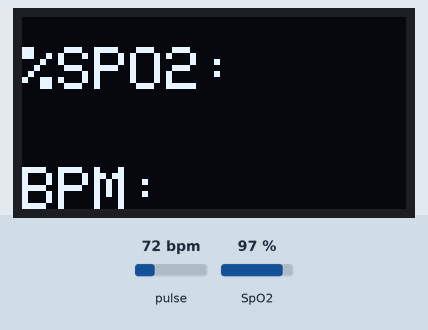
Simulated run of this sketch. Board: ESP32. On the bench: 128×64 one-colour display. The test bench sets the inputs (shaded band); at power-on: pulse 72 bpm, SpO2 97 %. WiFi joins after 1.5 s; servers stay silent unless stated; the display library's start-up logo is not drawn; random numbers use the default seed unless the sketch sets one; no MQTT or app messages arrive unless stated; what the sketch prints to the serial monitor is not drawn.

Above: at 7.8 s.
7.9 s: pulse set to 42 bpm
At 13.0 s:
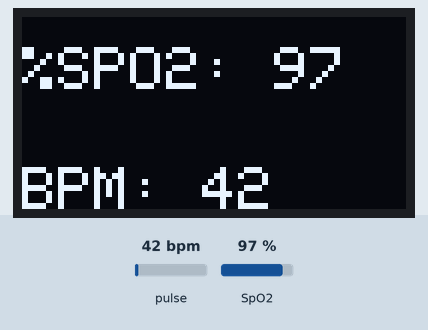
Timing chart, 0 to 14.5 s (numbered marks = the images above; inputs shaded):
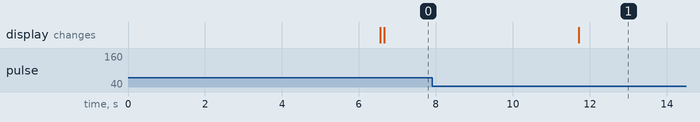

The sketch:

esp32_main.ino
```cpp
#include <SPI.h>
#include <Wire.h>
#include <Adafruit_GFX.h>
#include <Adafruit_SSD1306.h>

#include "MAX30105.h"
#include "pulse_oximeter_sensor.h"
#include "wifi_connector.h"
#include "mqtt_publisher.h"

#define SCREEN_WIDTH 128
#define SCREEN_HEIGHT 64

#define OLED_MOSI   23
#define OLED_CLK    18
#define OLED_DC     16
#define OLED_RESET  17
#define OLED_CS     5 // Nope.

Adafruit_SSD1306 display(SCREEN_WIDTH, SCREEN_HEIGHT,
                         OLED_MOSI, OLED_CLK, OLED_DC, OLED_RESET, OLED_CS);

MAX30105 particleSensor;

int test1 = 5;

void setup() {
  // put your setup code here, to run once:
  Serial.begin(115200);

  configure_network();
  configure_mqtt_connection();

  Serial.println(F("Initializing..."));

 if (!display.begin(SSD1306_SWITCHCAPVCC)) {
    Serial.println(F("SSD1306 allocation failed"));
    for (;;);
  }

  // initialize sensor
  if (!particleSensor.begin(Wire, I2C_SPEED_FAST)) {
     Serial.println(F("MAX30102 was not found. Please check wiring/power. "));
  }

  configure_display();
  configure_max3010x_sensor();
  configure_spo2_measuring_variables();
}

void loop() {
  print_on_display();

  long irValue = particleSensor.getIR();
  client.loop();

  if (validSPO2 == 0 || validHeartRate == 0) {
    process_spo2(particleSensor);
  }

  if (irValue < 50000 && validSPO2 == 1 && validHeartRate == 1 && test1 > 0) {
   Serial.print(irValue);
   Serial.println(" => Send measurements");
   publish_values(spo2, heartRate);
   test1 = test1 - 1;
  }
}

void configure_max3010x_sensor() {
  // Configure sensor with default settings
  particleSensor.setup();
  particleSensor.setPulseAmplitudeRed(0x0A);
  particleSensor.setPulseAmplitudeGreen(0);
}

void configure_display() {
  display.display();
  display.clearDisplay();

  display.setTextSize(1);
  display.setTextColor(SSD1306_WHITE);
  display.setCursor(20, 30);
  display.println(F("Place your index finger on the sensor with steady pressure."));
  display.display();
  display.setTextSize(2);
  display.clearDisplay();
}

void configure_spo2_measuring_variables() {
  byte ledBrightness = 60; //Options: 0=Off to 255=50mA
  byte sampleAverage = 4; //Options: 1, 2, 4, 8, 16, 32
  byte ledMode = 2; //Options: 1 = Red only, 2 = Red + IR, 3 = Red + IR + Green
  byte sampleRate = 100; //Options: 50, 100, 200, 400, 800, 1000, 1600, 3200
  int pulseWidth = 411; //Options: 69, 118, 215, 411
  int adcRange = 4096; //Options: 2048, 4096, 8192, 16384

  //Configure sensor with these settings
  particleSensor.setup(ledBrightness, sampleAverage, ledMode, sampleRate, pulseWidth, adcRange);
}

void print_spo2() {
  display.setCursor(0, 10);
  display.print(F("%SPO2: "));

  if (validSPO2 == 1) {
    display.print(spo2);
  }
}

void print_bpm() {
  display.setCursor(0, 50);
  display.print(F("BPM: "));

  if (validHeartRate == 1) {
    display.print(heartRate);
  }

}

void print_on_display() {
  display.clearDisplay();

  print_spo2();
  print_bpm();

  display.display();
}
```

mqtt_publisher.h
```cpp
#include <PubSubClient.h>
#include <ArduinoJson.h>

const char* mqtt_broker = "broker.hivemq.com";
const int mqtt_port = 1883;

#define TOPIC "monitoring/devices/device-01"

WiFiClient espClient;
PubSubClient client(espClient);

void reconnect() {
  while(!client.connected()) {
    if (client.connect("ESP32Client")) {
      Serial.println("Reconnected");
    } else {
      Serial.print("failed, rc=");
      Serial.print(client.state());
      Serial.println(" try again in 5 seconds");
      // Wait 5 seconds before retrying
      delay(5000);
    }
  }
}

void configure_mqtt_connection() {
  Serial.println(F("Connect to MQTT broker"));

  client.setServer(mqtt_broker, mqtt_port);
  while (!client.connected()) {
    Serial.print("Connecting to MQTT...");

    String clientName = "ESP8266Client-";
    clientName += String(random(0xffff), HEX);

    WiFi.mode(WIFI_STA);

    delay(5000);

    if (client.connect(clientName.c_str())) {
      Serial.println("connected");
    } else {
      Serial.print("failed with state ");
      Serial.println(client.state());
      delay(2000);
    }
  }

    client.loop();

  Serial.print(client.state());
  Serial.println(F(" - Connected"));
}

/*
 * https://techtutorialsx.com/2017/04/29/esp32-sending-json-messages-over-mqtt/
 * https://arduinojson.org/v6/api/jsonobject/
 */
void publish_values(int32_t spo2, int32_t heartRate) {
    DynamicJsonDocument doc(300);
    doc["spo2"] = spo2;
    doc["bpm"] = heartRate;

    String json;
    serializeJson(doc, json);

    Serial.println("Sending message to MQTT topic...");
    Serial.println(json);

    if (!client.connected()) {
      Serial.print("Client is not connected: state = ");
      Serial.println(client.state());
      reconnect();
    }

    client.loop();

    if (client.publish(TOPIC, json.c_str()) == true) {
        Serial.println("Success sending message!");
    } else {
        Serial.println("Error sending message");
    }
}
```

pulse_oximeter_sensor.h
```cpp
#include "spo2_algorithm.h"

#define MAX_BRIGHTNESS 255

#if defined(__AVR_ATmega328P__) || defined(__AVR_ATmega168__)
//Arduino Uno doesn't have enough SRAM to store 100 samples of IR led data and red led data in 32-bit format
//To solve this problem, 16-bit MSB of the sampled data will be truncated. Samples become 16-bit data.
uint16_t irBuffer[100]; //infrared LED sensor data
uint16_t redBuffer[100];  //red LED sensor data
#else
uint32_t irBuffer[100]; //infrared LED sensor data
uint32_t redBuffer[100];  //red LED sensor data
#endif

int32_t bufferLength; //data length
int32_t spo2; //SPO2 value
int8_t validSPO2; //indicator to show if the SPO2 calculation is valid
int32_t heartRate; //heart rate value
int8_t validHeartRate; //indicator to show if the heart rate calculation is valid

// debug purpose
void serial_print_processed_so2() {
      Serial.print(F("HR= "));
      Serial.print(heartRate, DEC);

      Serial.print(F(", SPO2="));
      Serial.print(spo2, DEC);

      Serial.print(F(", SPO2Valid="));
      Serial.println(validSPO2, DEC);
}

void process_spo2(MAX30105 particleSensor) {
  bufferLength = 100; //buffer length of 100 stores 4 seconds of samples running at 25sps
    for (byte i = 0 ; i < bufferLength ; i++)
  {
    while (particleSensor.available() == false) //do we have new data?
      particleSensor.check(); //Check the sensor for new data

    redBuffer[i] = particleSensor.getRed();
    irBuffer[i] = particleSensor.getIR();

    //We're finished with this sample so move to next sample
    particleSensor.nextSample();
  }

  //calculate heart rate and SpO2 after first 100 samples (first 4 seconds of samples)
  maxim_heart_rate_and_oxygen_saturation(irBuffer, bufferLength, redBuffer, &spo2, &validSPO2, &heartRate, &validHeartRate);

  //dumping the first 25 sets of samples in the memory and shift the last 75 sets of samples to the top
  for (byte i = 25; i < 100; i++)
  {
    redBuffer[i - 25] = redBuffer[i];
    irBuffer[i - 25] = irBuffer[i];
  }

    //take 25 sets of samples before calculating the heart rate.
    for (byte i = 75; i < 100; i++)
    {
      while (particleSensor.available() == false) //do we have new data?
        particleSensor.check(); //Check the sensor for new data


      redBuffer[i] = particleSensor.getRed();
      irBuffer[i] = particleSensor.getIR();
      particleSensor.nextSample(); //We're finished with this sample so move to next sample
    }

    //After gathering 25 new samples recalculate HR and SP02
    maxim_heart_rate_and_oxygen_saturation(irBuffer, bufferLength, redBuffer, &spo2, &validSPO2, &heartRate, &validHeartRate);

    serial_print_processed_so2();
}
```

wifi_connector.h
```cpp
// https://www.upesy.com/blogs/tutorials/how-to-connect-wifi-acces-point-with-esp32
#include <WiFi.h>

// replace with your network & its credentials
const char* ssid = "";
const char* password = "";

void configure_network() {
    WiFi.begin(ssid, password);
    Serial.println(F("Connecting..."));

    while(WiFi.status() != WL_CONNECTED){
        Serial.print(".");
        delay(100);
    }
    Serial.println("\nConnected to the WiFi network");
    Serial.print("Local ESP32 IP: ");
    Serial.println(WiFi.localIP());
}
```
